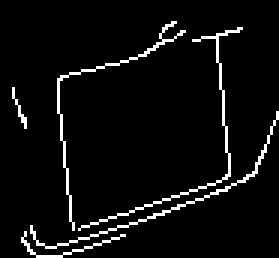
#> input picture hs/cvFeature/4.png, 93 x 86 px (shown 3 times larger)
$ python draw_outline.py   (older library calls are emulated)
#> lines starting #> are read from the running program, lines starting #| are printed output that depends on the picture; after the words box and inside, x2 and y2 are one past the last pixel; in counts of white or black regions, pixels touching at a corner belong together
# -*- coding: utf-8 -*-
"""
Created on Thu Apr 27 00:04:44 2018

@author: Administrator
用于测试从图像中获取指定区域的轮廓
"""
import numpy as np
import cv2
import sys
import os

"""
sobel算法测试
"""
def sobel_process(sourceImg):
    image = cv2.imread(sourceImg)
    cv2.imshow("Original", image)

    gray = cv2.cvtColor(image, cv2.COLOR_BGR2GRAY)
    cv2.imshow("Gray", gray)

    sobelx = cv2.Sobel(gray, cv2.CV_64F, 1, 0)
    sobely = cv2.Sobel(gray, cv2.CV_64F, 0, 1)

    sobelx = np.uint8(np.absolute(sobelx))
    sobely = np.uint8(np.absolute(sobely))
    sobelcombine = cv2.bitwise_or(sobelx,sobely)
    #display two images in a figure
    cv2.imshow("Edge detection by Sobel", np.hstack([gray,sobelx,sobely, sobelcombine]))

    cv2.imwrite("1_edge_by_sobel.jpg", np.hstack([gray,sobelx,sobely, sobelcombine]))


    cv2.waitKey(0)
    cv2.destroyAllWindows()
    return;


def main_process(sourceImg):
#> called with sourceImg = '4.png'
    img = cv2.imread(sourceImg)
#> img is the input picture: shape (86, 93, 3); 5% white in thin lines or dots, all inside (x1, y1, x2, y2) = (4, 7, 93, 86)
    title = 'cv2py'
    cv2.namedWindow(title)
    print("1111")
    gray = cv2.cvtColor(img, cv2.COLOR_BGR2GRAY)
    #cv2.imshow("source img", img)
    #img = gray
# =============================================================================
#    高斯滤波
# =============================================================================
    imblur = cv2.GaussianBlur(gray, (3,3), 1.5)
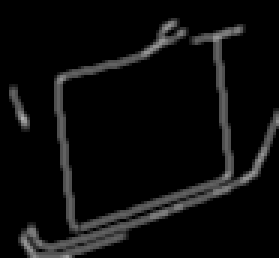
#> imblur: shape (86, 93) (shown 3 times larger); min 0, max 176, mean 12.7
    #cv2.imshow(title,imblur)
    cv2.waitKey(1000)
# =============================================================================
#     阈值化处理
# =============================================================================
    bina = cv2.adaptiveThreshold(imblur, 255, cv2.ADAPTIVE_THRESH_MEAN_C,cv2.THRESH_BINARY,15,-2)
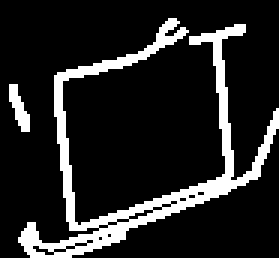
#> bina: shape (86, 93) (shown 3 times larger); 14.5% white; 2 white regions, box (x1, y1, x2, y2) and area: (6, 6, 93, 86) 1103, (3, 28, 10, 44) 59
    #cv2.imshow(title, bina)

    #thresh = cv2.adaptiveThreshold(imblur, 255,cv2.ADAPTIVE_THRESH_MEAN_C, cv2.THRESH_BINARY_INV, 11, 4)
    #cv2.imshow(title, thresh)
    cv2.waitKey(150)

# =============================================================================
#     边缘检测
# =============================================================================
    canny = cv2.Canny(bina, 50, 130, 3)
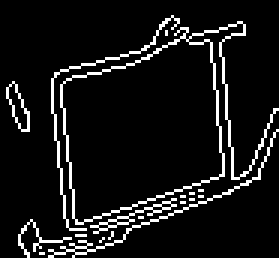
#> canny: shape (86, 93) (shown 3 times larger); 8.4% white in thin lines or dots
    cv2.imshow("after canny", canny)
    cv2.waitKey(1500)
# =============================================================================
#    霍夫变换
# =============================================================================
    '''
    #lines = cv2.HoughLines(canny,1,np.pi/180,200)
    lines1 = lines[:,0,:]#提取为为二维
    for rho,theta in lines1[:]:
        a = np.cos(theta)
        b = np.sin(theta)
        x0 = a*rho
        y0 = b*rho
        x1 = int(x0 + 1000*(-b))
        y1 = int(y0 + 1000*(a))
        x2 = int(x0 - 1000*(-b))
        y2 = int(y0 - 1000*(a))
        cv2.line(img,(x1,y1),(x2,y2),(255,0,0),1)
    '''

    lines = cv2.HoughLinesP(canny,1,np.pi/180,30,minLineLength=60,maxLineGap=15)
#> lines = [[19, 24, 27, 84], [7, 82, 88, 52], [8, 83, 86, 56], [3, 28, 78, 8], [2, 31, 65, 14]]
    lines1 = lines[:,0,:]#提取为为二维
#> lines1 has the same summary as lines
    for x1,y1,x2,y2 in lines1[:]:
        cv2.line(img,(x1,y1),(x2,y2),(255,0,0),1)
#> this loop made 5 passes
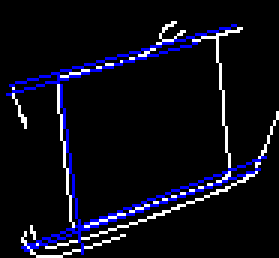
#> img: shape (86, 93, 3) (shown 3 times larger); 4.48% of pixels changed, all inside (x1, y1, x2, y2) = (2, 8, 89, 85)

    #cv2.imshow("after drawContour", canny);
    cv2.imshow("source img", img)
    cv2.waitKey(25500)
    cv2.destroyAllWindows()

    return;


if __name__ == "__main__":
    print("hello world")
    main_process("4.png")
    #sobel_process("3.png")
